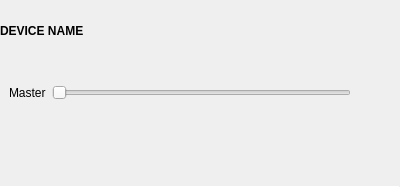
<?xml version="1.0" encoding="UTF-8"?>
<ui version="4.0">
 <class>SinkWidget</class>
 <widget class="QWidget" name="SinkWidget">
  <property name="geometry">
   <rect>
    <x>0</x>
    <y>0</y>
    <width>400</width>
    <height>187</height>
   </rect>
  </property>
  <property name="windowTitle">
   <string>Form</string>
  </property>
  <layout class="QVBoxLayout" name="verticalLayout">
   <property name="spacing">
    <number>0</number>
   </property>
   <property name="leftMargin">
    <number>0</number>
   </property>
   <property name="topMargin">
    <number>0</number>
   </property>
   <property name="rightMargin">
    <number>0</number>
   </property>
   <property name="bottomMargin">
    <number>0</number>
   </property>
   <item>
    <layout class="QHBoxLayout" name="horizontalLayout">
     <property name="spacing">
      <number>0</number>
     </property>
     <property name="leftMargin">
      <number>0</number>
     </property>
     <property name="topMargin">
      <number>0</number>
     </property>
     <property name="rightMargin">
      <number>0</number>
     </property>
     <property name="bottomMargin">
      <number>0</number>
     </property>
     <item>
      <widget class="QLabel" name="deviceName">
       <property name="sizePolicy">
        <sizepolicy hsizetype="Expanding" vsizetype="Preferred">
         <horstretch>0</horstretch>
         <verstretch>0</verstretch>
        </sizepolicy>
       </property>
       <property name="font">
        <font>
         <weight>75</weight>
         <bold>true</bold>
        </font>
       </property>
       <property name="text">
        <string notr="true">DEVICE NAME</string>
       </property>
       <property name="margin">
        <number>9</number>
       </property>
      </widget>
     </item>
     <item>
      <layout class="QHBoxLayout" name="portsLayout">
       <property name="spacing">
        <number>0</number>
       </property>
       <property name="leftMargin">
        <number>0</number>
       </property>
       <property name="topMargin">
        <number>0</number>
       </property>
       <property name="rightMargin">
        <number>0</number>
       </property>
       <property name="bottomMargin">
        <number>0</number>
       </property>
      </layout>
     </item>
     <item>
      <widget class="QPushButton" name="defaultButton">
       <property name="sizePolicy">
        <sizepolicy hsizetype="Preferred" vsizetype="Preferred">
         <horstretch>0</horstretch>
         <verstretch>0</verstretch>
        </sizepolicy>
       </property>
       <property name="toolTip">
        <string>Set Default</string>
       </property>
       <property name="text">
        <string/>
       </property>
       <property name="icon">
        <iconset theme="dialog-ok">
         <normaloff>.</normaloff>.</iconset>
       </property>
       <property name="checkable">
        <bool>true</bool>
       </property>
       <property name="flat">
        <bool>true</bool>
       </property>
      </widget>
     </item>
     <item>
      <widget class="QPushButton" name="muteButton">
       <property name="sizePolicy">
        <sizepolicy hsizetype="Preferred" vsizetype="Preferred">
         <horstretch>0</horstretch>
         <verstretch>0</verstretch>
        </sizepolicy>
       </property>
       <property name="toolTip">
        <string>Mute</string>
       </property>
       <property name="text">
        <string/>
       </property>
       <property name="icon">
        <iconset theme="audio-volume-muted">
         <normaloff>.</normaloff>.</iconset>
       </property>
       <property name="checkable">
        <bool>true</bool>
       </property>
       <property name="flat">
        <bool>true</bool>
       </property>
      </widget>
     </item>
    </layout>
   </item>
   <item>
    <layout class="QHBoxLayout" name="horizontalLayout_2">
     <property name="spacing">
      <number>0</number>
     </property>
     <property name="leftMargin">
      <number>0</number>
     </property>
     <property name="topMargin">
      <number>0</number>
     </property>
     <property name="rightMargin">
      <number>0</number>
     </property>
     <property name="bottomMargin">
      <number>0</number>
     </property>
     <item>
      <layout class="QHBoxLayout" name="horizontalLayout_3">
       <property name="spacing">
        <number>6</number>
       </property>
       <property name="leftMargin">
        <number>9</number>
       </property>
       <property name="topMargin">
        <number>9</number>
       </property>
       <property name="rightMargin">
        <number>9</number>
       </property>
       <property name="bottomMargin">
        <number>9</number>
       </property>
       <item>
        <widget class="QLabel" name="label">
         <property name="text">
          <string>Master</string>
         </property>
        </widget>
       </item>
       <item>
        <widget class="QSlider" name="volumeSlider">
         <property name="maximum">
          <number>150</number>
         </property>
         <property name="orientation">
          <enum>Qt::Horizontal</enum>
         </property>
        </widget>
       </item>
      </layout>
     </item>
     <item>
      <widget class="QPushButton" name="expandVolumesButton">
       <property name="sizePolicy">
        <sizepolicy hsizetype="Preferred" vsizetype="Preferred">
         <horstretch>0</horstretch>
         <verstretch>0</verstretch>
        </sizepolicy>
       </property>
       <property name="text">
        <string/>
       </property>
       <property name="icon">
        <iconset theme="go-down">
         <normaloff>.</normaloff>.</iconset>
       </property>
       <property name="flat">
        <bool>true</bool>
       </property>
      </widget>
     </item>
    </layout>
   </item>
   <item>
    <widget class="QWidget" name="allVolumesWidget" native="true">
     <layout class="QGridLayout" name="volumesLayout">
      <property name="leftMargin">
       <number>9</number>
      </property>
      <property name="topMargin">
       <number>9</number>
      </property>
      <property name="rightMargin">
       <number>9</number>
      </property>
      <property name="bottomMargin">
       <number>9</number>
      </property>
      <property name="spacing">
       <number>6</number>
      </property>
     </layout>
    </widget>
   </item>
   <item>
    <widget class="Line" name="line">
     <property name="maximumSize">
      <size>
       <width>16777215</width>
       <height>1</height>
      </size>
     </property>
     <property name="orientation">
      <enum>Qt::Horizontal</enum>
     </property>
    </widget>
   </item>
  </layout>
 </widget>
 <resources/>
 <connections/>
</ui>
